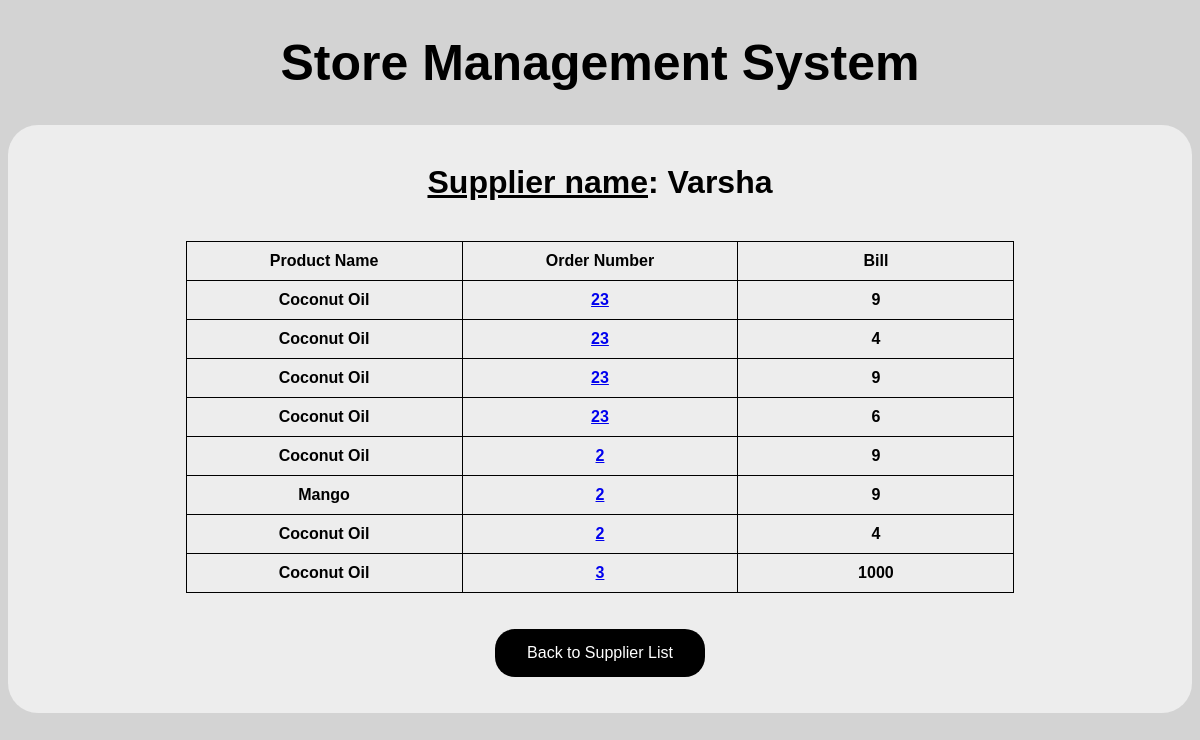
Page /supplier/Varsha on the committed database.
### storedb/models.py (models this page shows, shortened)
class Order(models.Model):
    supp_name = models.CharField(max_length=30)
    date = models.DateField()
    order_no = models.IntegerField()
    prod_name = models.CharField(max_length=30)
    prod_size = models.CharField(max_length=30)
    prod_unit = models.CharField(max_length=10)
    prod_quant = models.IntegerField()
    prod_rate = models.IntegerField()
    total = models.IntegerField()
    discount = models.IntegerField(default=0)
    taxes = models.IntegerField(default=0)
    delivery = models.IntegerField(default=0)

### storedb/views.py (the view)
# urls.py: path('supplier/<supp_name>', views.supp_details),
def supp_details(request,supp_name):
    order_list = Order.objects.all().order_by('-id').filter(supp_name=supp_name)
    supp_name= supp_name
    return render(request, 'supp_details.html', {'order_list':order_list,'supp_name': supp_name})

### storedb/templates/supp_details.html (shortened to what this page needs)
{% extends "base.html" %}
{% block content %}
<center>
   <h1><u>Supplier name</u>:  {{supp_name}}</h1><br>
<table>
        <tr>
            <td>Product Name</td>
            <td>Order Number</td>
            <td>Bill</td>
        </tr>
        {% for order in order_list %}
        <tr>
            <td>{{order.prod_name}}</td>
            <td><a href="order/{{order.order_no}}">{{order.order_no}}</a>
            </td>
            <td>{{order.total}}</td>
        </tr>
        {% endfor %}
    </table><br><br>
    <form action="supplier_list" method="post">
        <button type="submit">Back to Supplier List</button>
    </form><br><br>
</center>
{% endblock content %}

### storedb/templates/base.html (style rules this page uses)
html { background: #D3D3D3 ; font-family: Verdana, sans-serif; }
table, th, td { table-layout: fixed; border: 1px solid black; border-collapse: collapse; width: 70%; text-align: center; padding: 10px; }
button { background-color:black; border: medium; border-color: black; color: white; padding: 15px 32px; text-align: center; border-radius: 20px; font-size: 16px; }

### rows in the picture
Order: prod_name "Coconut Oil", order_no "23", total "9"
Order: prod_name "Coconut Oil", order_no "23", total "4"
Order: prod_name "Coconut Oil", order_no "23", total "9"
Order: prod_name "Coconut Oil", order_no "23", total "6"
Order: prod_name "Coconut Oil", order_no "2", total "9"
Order: prod_name "Mango", order_no "2", total "9"
Order: prod_name "Coconut Oil", order_no "2", total "4"
Order: prod_name "Coconut Oil", order_no "3", total "1000"

### other values in the picture
{{ supp_name }} "Varsha"
